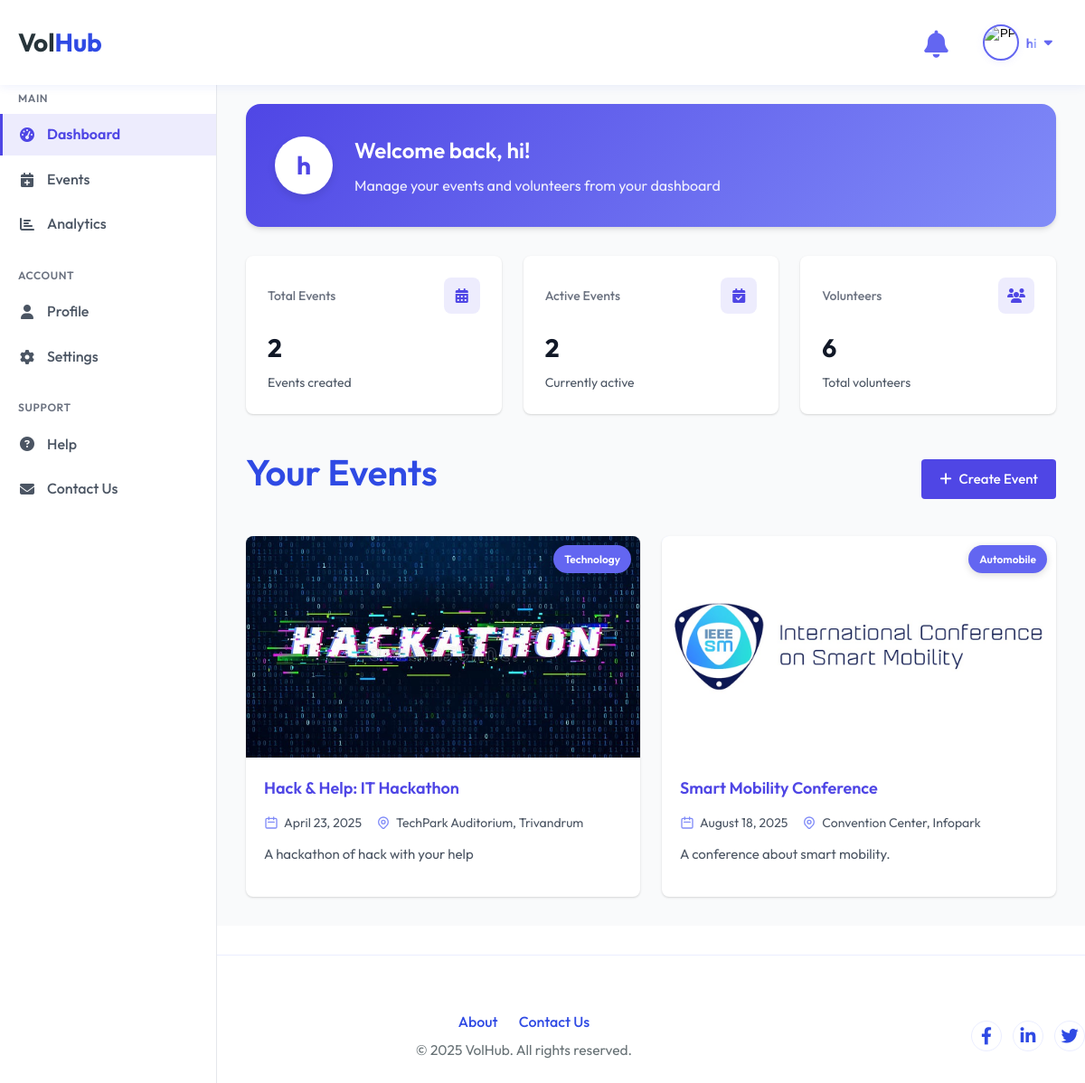
Page /User/organizer-dashboard/ (signed in) on the committed database.
### Guest/models.py (models this page shows, shortened)
class tbl_user(models.Model):
    user_email = models.EmailField(max_length=50, unique=True)
    user_name = models.CharField(max_length=50, null=True, blank=True)
    user_username = models.CharField(max_length=50, null=True, blank=True)
    user_contact = models.CharField(max_length=10, null=True, blank=True)
    user_address = models.CharField(max_length=100, null=True, blank=True)
    user_password = models.CharField(max_length=128, null=True, blank=True)  # Store hashed password
    user_city = models.ForeignKey(tbl_city, on_delete=models.CASCADE, null=True)
    user_photo = models.FileField(upload_to="Assets/Files/User", null=True, blank=True)
    user_gender = models.CharField(max_length=100, null=True, blank=True)
    user_bio = models.TextField(null=True, blank=True)
    user_links = models.TextField(null=True, blank=True)  # Store as JSON (GitHub, LinkedIn, etc.)
    user_degree_type = models.CharField(max_length=50, null=True, blank=True)
    user_institution = models.CharField(max_length=100, null=True, blank=True)
    user_field_of_study = models.CharField(max_length=100, null=True, blank=True)
    user_graduation_month = models.IntegerField(null=True, blank=True)  # Store as month number (1-12)
    user_graduation_year = models.IntegerField(null=True, blank=True)  # Store as year (YYYY)
    user_emergency_name = models.CharField(max_length=100, null=True, blank=True)
    user_emergency_phone = models.CharField(max_length=15, null=True, blank=True)
    user_organization_name = models.CharField(max_length=100, null=True, blank=True)
    user_job_title = models.CharField(max_length=100, null=True, blank=True)
    user_industry = models.CharField(max_length=100, null=True, blank=True)
    user_location = models.CharField(max_length=100, null=True, blank=True)
    user_official_address = models.CharField(max_length=200, null=True, blank=True)
    user_official_contact_number = models.CharField(max_length=15, null=True, blank=True)
    is_basic_profile_complete = models.BooleanField(default=False)
    is_volunteer_profile_complete = models.BooleanField(default=False)
    is_organizer_profile_complete = models.BooleanField(default=False)
    user_past_volunteering = models.TextField(null=True, blank=True)
    user_type = models.CharField(max_length=10, choices=USER_TYPES, default='volunteer')
    user_visibility = models.BooleanField(default=False)  # If true, profile is public and visible to anyone

### User/models.py (models this page shows)
class tbl_event(models.Model):
    event_title=models.CharField(max_length=30)
    event_content=models.CharField(max_length=30)
    event_datetime=models.DateTimeField()
    event_file=models.FileField(upload_to="Assets/Files/User")
    event_created_at = models.DateTimeField(auto_now_add=True)
    event_venue=models.CharField(max_length=30)
    event_city=models.ForeignKey(tbl_city,on_delete=models.CASCADE)
    event_stipend=models.CharField(max_length=30)
    event_status=models.IntegerField(default=0)
    industry=models.ForeignKey(tbl_industry,on_delete=models.CASCADE)
    user=models.ForeignKey(tbl_user,on_delete=models.CASCADE)
    volunteer_slots=models.PositiveIntegerField(default=1)
    required_skills=models.ManyToManyField(tbl_skill)
    application_deadline=models.DateTimeField()
    visibility=models.IntegerField(default=1)

class tbl_industry(models.Model):
    industry_name = models.CharField(max_length=100, unique=True)

### User/views.py (the view)
# urls.py: path('organizer-dashboard/', views.organizer_dashboard, name='organizer_dashboard'),
def organizer_dashboard(request):
    if 'u_id' not in request.session:
        return redirect('Guest:login')
    user = tbl_user.objects.get(id=request.session['u_id'])
    if user.user_type not in ["organizer", "both"]:
        return redirect('User:volunteer_dashboard')
    organizer_events = tbl_event.objects.filter(user=user).select_related('industry', 'event_city')
    active_events = organizer_events.filter(event_status=1)
    from django.db.models import Q
    volunteer_ids = set()
    for event in organizer_events:
        volunteer_ids.update(event.requests.values_list('user_id', flat=True))
    total_volunteers = tbl_user.objects.filter(id__in=volunteer_ids)
    return render(request, 'User/organizer-dashboard.html', {
        'events': organizer_events,
        'active_events': active_events,
        'total_volunteers': total_volunteers,
        'organizer': user,
        'dashboard_type': 'organizer'
    })

### User/templates/User/organizer-dashboard.html (shortened to what this page needs)
{% extends 'Guest/base.html' %}
{% block content %}
<div class="dashboard">
    <aside class="dashboard-sidebar" id="sidebar">
        <div class="sidebar-nav">
            <div class="nav-group">
                <div class="nav-group-title">Main</div>
                <ul class="nav-list">
                    <li class="nav-item">
                        <a href="{% url 'User:organizer_dashboard' %}" class="nav-link active">
                            <i class="fas fa-tachometer-alt"></i>
                            <span>Dashboard</span>
                        </a>
                    </li>
                    <li class="nav-item">
                        <a href="#your-events" class="nav-link">
                            <i class="fas fa-calendar-plus"></i>
                            <span>Events</span>
                        </a>
                    </li>
                    <li class="nav-item">
                        <a href="{% url 'User:organizer_analytics' %}" class="nav-link">
                            <i class="fas fa-chart-bar"></i>
                            <span>Analytics</span>
                        </a>
                    </li>
                </ul>
            </div>
            <div class="nav-group">
                <div class="nav-group-title">Account</div>
                <ul class="nav-list">
                    <li class="nav-item">
                        <a href="{% url 'User:profile' %}" class="nav-link">
                            <i class="fas fa-user"></i>
                            <span>Profile</span>
                        </a>
                    </li>
                    <li class="nav-item">
                        <a href="{% url 'User:settings_page' %}" class="nav-link">
                            <i class="fas fa-cog"></i>
                            <span>Settings</span>
                        </a>
                    </li>
                </ul>
            </div>
            <div class="nav-group">
                <div class="nav-group-title">Support</div>
                <ul class="nav-list">
                    <li class="nav-item">
                        <a href="{% url 'User:feedback' %}" class="nav-link">
                            <i class="fas fa-question-circle"></i>
                            <span>Help</span>
                        </a>
                    </li>
                    <li class="nav-item">
                        <a href="{% url 'User:complaint' %}" class="nav-link">
                            <i class="fas fa-envelope"></i>
                            <span>Contact Us</span>
                        </a>
                    </li>
                </ul>
            </div>
        </div>
    </aside>
    <main class="dashboard-main">
        <section class="welcome-section">
            <div class="welcome-avatar">
                {% if organizer.user_name|slice:":1" %}
                    {{ organizer.user_name|slice:":1" }}
                {% else %}
                    O
                {% endif %}
            </div>
            <div class="welcome-content">
                <h1>Welcome back, {{ organizer.user_name }}!</h1>
                <p>Manage your events and volunteers from your dashboard</p>
            </div>
        </section>
        <section class="stats-grid">
            <div class="stat-card">
                <div class="stat-header">
                    <div class="stat-title">Total Events</div>
                    <div class="stat-icon">
                        <i class="fas fa-calendar-alt"></i>
                    </div>
                </div>
                <div class="stat-value">{{ events|length }}</div>
                <div class="stat-description">Events created</div>
            </div>
            <div class="stat-card">
                <div class="stat-header">
                    <div class="stat-title">Active Events</div>
                    <div class="stat-icon">
                        <i class="fas fa-calendar-check"></i>
                    </div>
                </div>
                <div class="stat-value">
                    {{ active_events|length }}
                </div>
                <div class="stat-description">Currently active</div>
            </div>
            <div class="stat-card">
                <div class="stat-header">
                    <div class="stat-title">Volunteers</div>
                    <div class="stat-icon">
                        <i class="fas fa-users"></i>
                    </div>
                </div>
                <div class="stat-value">{{ total_volunteers|length }}</div>
                <div class="stat-description">Total volunteers</div>
            </div>
        </section>
        <section>
            <div class="section-header">
                <h2 class="section-title" id="your-events">Your Events</h2>
                <a href="{% url 'User:Event' %}" class="empty-action">
                    <i class="fas fa-plus"></i> Create Event
                </a>
            </div>
            {% if events %}
            <div class="events-grid">
                {% for event in events %}
                    <div>{% include 'User/partials/org_event_card.html' with event=event %}</div>
                {% endfor %}
            </div>
            {% endif %}
        </section>
    </main>
</div>
{% endblock %}

### User/templates/User/partials/org_event_card.html (shortened to what this page needs)
<a href="{% url 'User:event_action' event.id %}" class="event-card event-card-link" tabindex="0" aria-label="Manage event {{ event.event_title }}">
    <div class="event-image">
        {% if event.event_file %}
            <img src="{{ event.event_file.url }}" alt="{{ event.event_title }}" class="event-thumbnail">
        {% endif %}
        <div class="industry-badge">
            {{ event.industry.industry_name }}
        </div>
        <div class="event-status-badge status-{{ event.status|lower }}">
        </div>
    </div>
    <div class="event-details">
        <h3 class="event-title">{{ event.event_title|escape }}</h3>
        <div class="event-meta">
            <div class="event-date">
                <svg xmlns="http://www.w3.org/2000/svg" class="meta-icon" fill="none" viewBox="0 0 24 24" stroke="currentColor">
                    <path stroke-linecap="round" stroke-linejoin="round" stroke-width="2" d="M8 7V3m8 4V3m-9 8h10M5 21h14a2 2 0 002-2V7a2 2 0 00-2-2H5a2 2 0 00-2 2v12a2 2 0 002 2z" />
                </svg>
                <span>{{ event.event_datetime|date:"F j, Y" }}</span>
            </div>
            <div class="event-location">
                <span>{{ event.event_venue|default:"Location TBA"|escape }}</span>
            </div>
        </div>
        <p class="event-description">
            {{ event.event_content|truncatewords:20|escape }}
        </p>
    </div>
</a>

### Guest/static/Guest/index.css (style rules this page uses)
:root { --primary-color: hsl(231, 77%, 54%); --secondary-color: hsl(232, 74%, 33%); --accent-color: #ffe66d; --accent-blue: #6c5ce7; --text-color: hsl(200, 19%, 19%); --text-light: hsl(200, 19%, 19%, 0.7); --bg-color: hsl(0, 0%, 100%); --bg-light: hsl(231, 100%, 96%); --bg-card: hsl(0, 0%, 100%); --border-color: hsl(231, 100%, 96%); --shadow-color: hsla(231, 77%, 54%, 0.08); --shadow-hover: hsla(231, 77%, 54%, 0.15); }
* { margin: 0; padding: 0; box-sizing: border-box; }
html, body { height: 100%; min-height: 100%; }
body { display: flex; flex-direction: column; min-height: 100vh; font-family: 'Outfit', sans-serif; font-size: 16px; line-height: 1.6; color: var(--text-color); background-color: var(--bg-color); overflow-x: hidden; transition: background-color 0.5s ease, color 0.5s ease; }
main { flex: 1 0 auto; }
a { text-decoration: none; color: var(--primary-color); transition: all 0.3s ease; }
ul { list-style: none; }
img { max-width: 100%; height: auto; }
.section-header { text-align: center; margin-bottom: 60px; }
.section-header h2 { font-size: 2.5rem; color: var(--primary-color); margin-bottom: 15px; position: relative; display: inline-block; }

### User/templates/User/partials/org_event_card.html (style rules this page uses)
.event-card-link { text-decoration: none; color: inherit; cursor: pointer; transition: box-shadow 0.18s, transform 0.2s; outline: none; display: block; height: 100%; border-radius: 0.5rem; overflow: hidden; box-shadow: 0 1px 3px 0 rgba(0, 0, 0, 0.1), 0 1px 2px 0 rgba(0, 0, 0, 0.06); background-color: white; }
.event-image { position: relative; width: 100%; aspect-ratio: 16/9; background-color: #e0e7ff; overflow: hidden; }
.event-thumbnail { width: 100%; height: 100%; object-fit: cover; }
.industry-badge { position: absolute; top: 10px; right: 10px; background-color: #6366f1; color: white; font-size: 12px; font-weight: 600; padding: 6px 12px; border-radius: 999px; box-shadow: 0 2px 8px rgba(0, 0, 0, 0.15); z-index: 5; white-space: nowrap; }
.event-status-badge { position: absolute; top: 10px; left: 10px; font-size: 12px; font-weight: 600; padding: 6px 12px; border-radius: 999px; z-index: 5; white-space: nowrap; }
.event-details { padding: 1.25rem; display: flex; flex-direction: column; height: calc(100% - 9rem); }
.event-title { font-size: 1.125rem; font-weight: 600; color: #4F46E5; margin: 0 0 0.75rem 0; }
.event-meta { display: flex; flex-wrap: wrap; gap: 1rem; margin-bottom: 0.75rem; font-size: 0.875rem; color: #4b5563; }
.event-date, .event-location { display: flex; align-items: center; gap: 0.375rem; }
.meta-icon { width: 16px; height: 16px; color: #818cf8; }
.event-description { font-size: 0.9375rem; color: #4b5563; margin-bottom: 1rem; flex: 1; line-height: 1.5; }

### rows in the picture
tbl_user: user_name "h", user_name "hi"
tbl_event: event_file (picture), industry.industry_name "Technology", event_title "Hack & Help: IT Hackathon", event_datetime "April 23, 2025", event_venue "TechPark Auditorium, Trivandrum", event_content "A hackathon of hack with your help"
tbl_event: event_file (picture), industry.industry_name "Automobile", event_title "Smart Mobility Conference", event_datetime "August 18, 2025", event_venue "Convention Center, Infopark", event_content "A conference about smart mobility."

### other values in the picture
{{ request.session.name|default:request.session.username }} "hi"
{{ events|length }} "2"
{{ active_events|length }} "2"
{{ total_volunteers|length }} "6"
